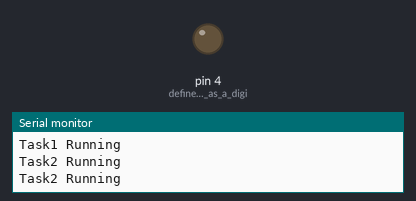
Simulated run of this sketch. Board: Arduino Uno, built with avr-gcc and run on an emulated ATmega328P. Shown: output pins drawn as LEDs (lit = HIGH), the last lines printed to the serial monitor.

Above: at 1.0 s.
At 40.2 s:
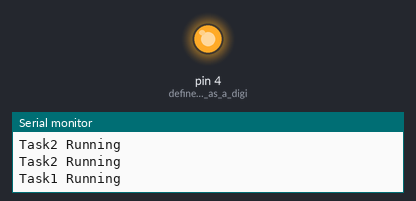
Timing chart, 0 to 41.6 s (numbered marks = the images above):
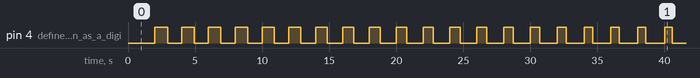

Measured:
- by itself, pin 4 (define_LED1_pin_as_a_digi): moves between LOW and HIGH, repeating every 32.0 s
- by itself, everything shown: repeats every 32.0 s, in 32 steps

The sketch:

vTaskDelay.ino
```cpp
// Include Arduino FreeRTOS library
#include <Arduino_FreeRTOS.h>
#include "task.h"


void setup()
{
  Serial.begin(9600); // Enable serial communication library.
  pinMode(4, OUTPUT);  // define LED1 pin as a digital output

  xTaskCreate(Task1, "LED1", 100, NULL, 1, NULL);
  xTaskCreate(Task2, "LED2", 100, NULL, 2, NULL);
  vTaskStartScheduler();
}

void loop()
{
// Do nothing as schduler will allocated CPU to Task1 and Task2 automatically
}
/* Task1 with priority 1 */
void Task1(void* pvParameters)
{
  while(1)
  {
    Serial.println("Task1 Running"); // print "Task1 Running" on Arduino Serial Monitor
    digitalWrite(4, HIGH); // sets the digital pin 4 on
  // vTaskDelay( 1000 / portTICK_PERIOD_MS ); // wait for one second
  delay(2000);
  }
}

/* Task2 with priority 2 */
void Task2(void* pvParameters)
{
  while(1)
  {
  digitalWrite(4, LOW); // sets the digital pin 4 low
  Serial.println("Task2 Running"); // print "Task1 Running" on Arduino Serial Monitor
  vTaskDelay( 1000 / portTICK_PERIOD_MS ); // wait for one second

  }
}
```
